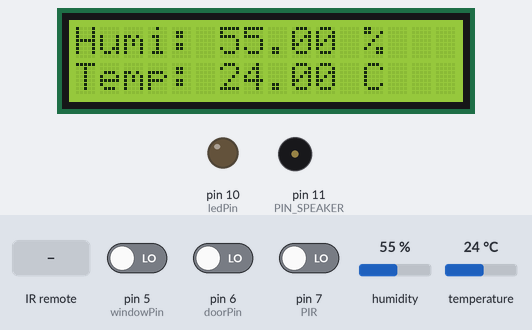
This sketch was run on a simulated Arduino Uno, built with avr-gcc and run on an emulated ATmega328P. On the bench: 16×2 character LCD, output pins drawn as LEDs (lit = HIGH), buzzer (waves = sounding, pin HIGH). The inputs (shaded band) are chosen by the test bench; at power-on: temperature 24 °C, pin 5 (windowPin) LOW, pin 7 (PIR) LOW, pin 6 (doorPin) LOW, humidity 55 %. What the sketch prints to the serial monitor is not drawn.

Above: at 1.2 s.
1.3 s: infrared code 0xFFB04F received
At 3.6 s:
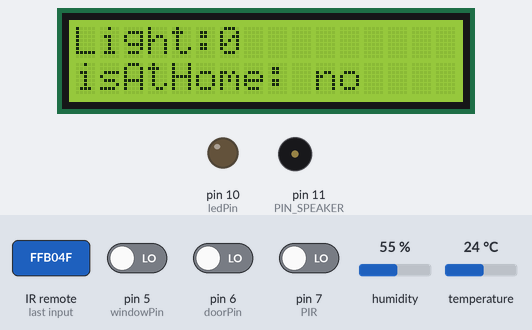
4.3 s: infrared code 0xFFA25D received
At 5.9 s:
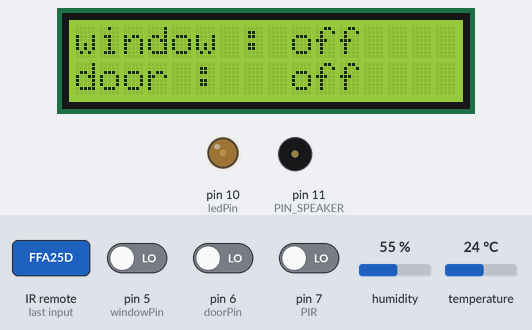
10.3 s: temperature set to 1 °C
At 13.2 s:
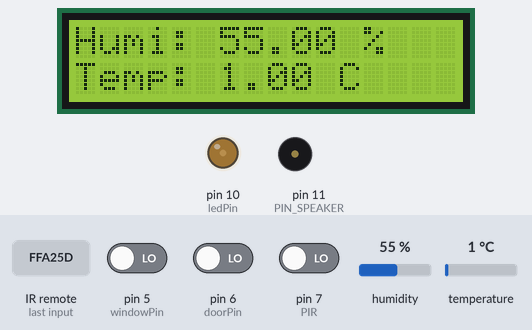
13.3 s: pin 5 (windowPin) driven HIGH
At 14.9 s:
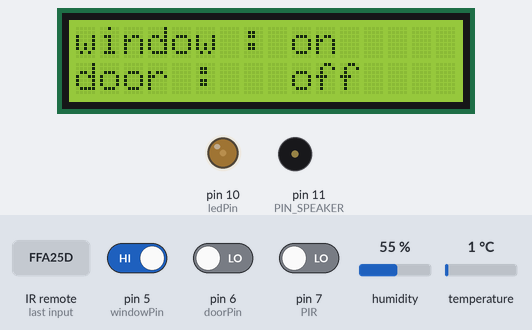
16.3 s: pin 7 (PIR) driven HIGH
At 17.4 s:
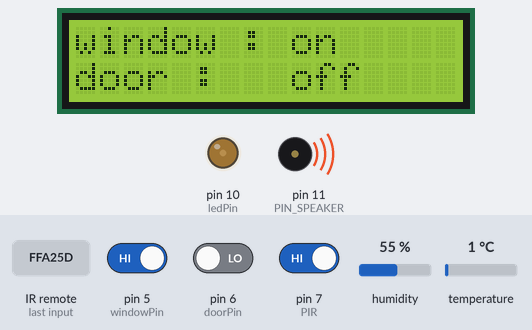
Timing chart, 0 to 19.3 s (numbered marks = the images above; inputs shaded):
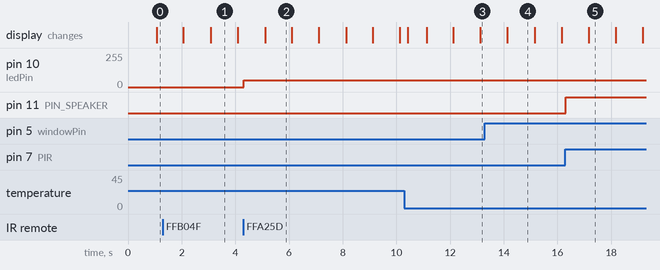

The sketch:

final1.ino
```cpp
#include <IRremote.h>
#include <Wire.h>
#include <LiquidCrystal_I2C.h>
#include <dht11.h>
#include <SoftwareSerial.h>

//定义接口
#define BT1 0
#define BT2 1
#define DHT11PIN 2
#define recvPin 3
#define windowPin 5
#define doorPin 6
#define PIR 7
#define ledPin 10
#define PIN_SPEAKER 11
#define motorPin 12

dht11 DHT11;//温湿传感器对象
int light;
int lightPrint;
int chk;
int isHome = 1;//1在家，0不在
//红外地址
long KEY_CODE_ZERO = 0xFF9867;
long KEY_CODE_ONE = 0xFFA25D;
long KEY_CODE_TWO = 0xFF629D;
long KEY_CODE_THREE = 0xFFE21D;
long KEY_CODE_FOUR = 0xFF22DD;
long KEY_CODE_FIVE = 0xFF02FD;
long KEY_CODE_LEFT = 0xFF10EF;
long KEY_CODE_RIGHT = 0xFF5AA5;
long KEY_CODE_STAR = 0xFF6897;
long KEY_CODE_SHARP = 0xFFB04F;
//多任务计时器
unsigned long previousMillis = 0;
const long period = 1000;


LiquidCrystal_I2C lcd(0x27,16,2); // set the LCD address to 0x27 for a 16 chars and 2 line display
IRrecv irrecv(recvPin);//红外接收器
decode_results results;//set the remote
SoftwareSerial BTserial(BT1,BT2);//蓝牙串口

void setup()
{
  pinMode(windowPin,INPUT);
  pinMode(doorPin,INPUT);
  pinMode(ledPin, OUTPUT);
  pinMode(PIN_SPEAKER, OUTPUT);
  pinMode(PIR, INPUT);
  irrecv.enableIRIn(); // 初始化红外接收器
  lcd.init(); // initialize the lcd
  lcd.backlight(); //Open the backlight
  Serial.begin(9600);
  BTserial.begin(9600); // HC-06 默认波特率 9600
}
void loop()
{
  unsigned long currentMillis = millis();
  int chk = DHT11.read(DHT11PIN);

  //遥控
  if (irrecv.decode(&results)) {
    Serial.println(results.value, HEX);//以16进制换行输出接收代码
    Serial.println();//为了便于观看输出结果增加一个空行
    irrecv.resume(); // 接收下一个值
  }
  //按键事件
    //1-5调节灯光亮度
  if (results.value == KEY_CODE_ZERO ) {
    light = 0;
    analogWrite(ledPin,light);
  }

  if (results.value == KEY_CODE_ONE ) {
    light = 51;
    analogWrite(ledPin,light);
  }

  if (results.value == KEY_CODE_TWO ) {
    light = 102;
    analogWrite(ledPin,light);
  }

  if (results.value == KEY_CODE_THREE ) {
    light = 153;
    analogWrite(ledPin,light);
  }

  if (results.value == KEY_CODE_FOUR ) {
    light = 204;
    analogWrite(ledPin,light);
  }

  if (results.value == KEY_CODE_FIVE ) {
    light = 255;
    analogWrite(ledPin,light);

  }
  //左右控制灯的开关
  if (results.value == KEY_CODE_LEFT ) {
    light = 255;
    analogWrite(ledPin,light);
  }

  if (results.value == KEY_CODE_RIGHT ) {
    light = 0;
    analogWrite(ledPin,light);
  }

  //温度过高激活马达
  if ((float)DHT11.temperature >= 31.0) {
    digitalWrite(motorPin, HIGH);
  }
  else {
    digitalWrite(motorPin, LOW);
  }
  //星号井号设置是否在家
  if (results.value == KEY_CODE_STAR ) {
    isHome = 1;
  }
  if (results.value == KEY_CODE_SHARP ) {
    isHome = 0;
  }

  //蓝牙
  if ( BTserial.available()>0 ) {
    char BTserialData =  BTserial.read();
    Serial.println( BTserialData );
    if(BTserialData == '1'){
      light = 51;
      analogWrite(ledPin,light);
      Serial.println("light grade: 1");
    }
    else if (BTserialData == '2'){
      light = 102;
      analogWrite(ledPin,light);
      Serial.println("light grade: 2");
    }
    else if (BTserialData == '3'){
      light = 153;
      analogWrite(ledPin,light);
      Serial.println("light grade: 3");
    }
    else if (BTserialData == '4'){
      light = 204;
      analogWrite(ledPin,light);
      Serial.println("light grade: 4");
    }
    else if (BTserialData == '5'){
      light = 255;
      analogWrite(ledPin,light);
      Serial.println("light grade: 5");
    }
    else if (BTserialData == '0'){
      light = 0;
      analogWrite(ledPin,light);
      Serial.println("light grade: 0");
    }
    else if (BTserialData == '6'){
      Serial.print("Light grade: ");
      lightPrint = light / 51;
      Serial.print(lightPrint);
      Serial.println();
      Serial.print("isAtHome: ");
      if(isHome == 1){
        Serial.print("yes");
      }else{
        Serial.print("no");
      }
      Serial.println();
      Serial.print("Humi: ");
      Serial.print((float)DHT11.humidity, 2);
      Serial.print(" %");
      Serial.println();
      Serial.print("Temp: ");
      Serial.print((float)DHT11.temperature, 2);
      Serial.print(" C");
      Serial.println();
      if (digitalRead(windowPin)) {
        Serial.print("window : on");
      }
      else {
        Serial.print("window : off");
      }
      Serial.println();
      if (digitalRead(doorPin)) {
        Serial.print("door :   on");
      }
      else {
        Serial.print("door :   off");
      }
      Serial.println();
    }

  }

  if(currentMillis-previousMillis >= 3*period){
    previousMillis = currentMillis;
    //亮度，是否在家
    lcd.clear();
    lcd.setCursor(0,0);
    lcd.print("Light:");
    lightPrint = light / 51;
    lcd.print(lightPrint);
    lcd.setCursor(0,1);
    lcd.print("isAtHome: ");
    if(isHome == 1){
      lcd.print("yes");
    }else{
      lcd.print("no");
    }
  }
  else if(currentMillis - previousMillis >= 2*period)
  {
    //门窗检测显示
    lcd.clear();
    if (digitalRead(windowPin)) {
      lcd.print("window : on");
    }
    else {
      lcd.print("window : off");
    }
    if (digitalRead(doorPin)) {
      lcd.setCursor(0,1);
      lcd.print("door :   on");
    }
    else {
      lcd.setCursor(0,1);
      lcd.print("door :   off");
    }
  }
  else if(currentMillis - previousMillis >= period){
    //温湿度检测显示
    lcd.clear();
    lcd.print("Humi: ");
    lcd.print((float)DHT11.humidity, 2);
    lcd.print(" %");
    lcd.setCursor(0,1);
    lcd.print("Temp: ");
    lcd.print((float)DHT11.temperature, 2);
    lcd.print(" C");
  }

  //报警
  if (digitalRead(PIR)&&(isHome == 0)&&((digitalRead(doorPin))||digitalRead(windowPin))) {
    digitalWrite(PIN_SPEAKER,HIGH);
  }
  else {
    digitalWrite(PIN_SPEAKER,LOW);
  }
}

//温度计算
double dewPoint(double celsius, double humidity)
{
        double A0= 373.15/(273.15 + celsius);
        double SUM = -7.90298 * (A0-1);
        SUM += 5.02808 * log10(A0);
        SUM += -1.3816e-7 * (pow(10, (11.344*(1-1/A0)))-1) ;
        SUM += 8.1328e-3 * (pow(10,(-3.49149*(A0-1)))-1) ;
        SUM += log10(1013.246);
        double VP = pow(10, SUM-3) * humidity;
        double T = log(VP/0.61078);   // temp var
        return (241.88 * T) / (17.558-T);
}
```

Measured:
- after the input at 1.3 s, the display: first differs from a run without the input after 1.8 s (image 1)
- after the input at 4.3 s, pin 10 (ledPin): 0/255 → 51/255 at once
- after the input at 13.3 s, the display: changes after 0.84 s (image 4)
- after the input at 16.3 s, pin 11 (PIN_SPEAKER): LOW → HIGH at once
- what the display in image 1 shows lasts 1.0 s, from 3.1 s to 4.1 s
